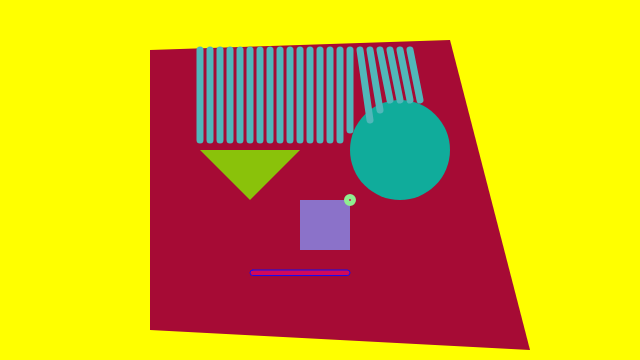
Frame 1 (no input)
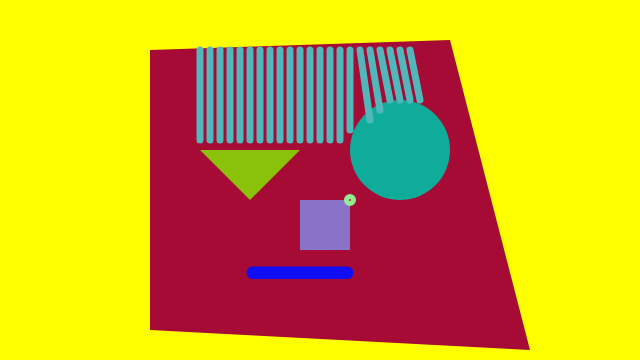
Frame 60 (no input)
Frame 120 (the mouse pressed at the canvas centre since frame 60): identical to frame 60, image omitted

The p5.js sketch that drew these frames (run headless with seeded random() and noise() and a simulated clock; from frame 60 on, the mouse is pressed at the canvas centre):

// p5.js sketch
// ── sketch.js
/* 
   self portrait v2
   by tonisha dass
*/

// global scope 
var x = 350; // character origin
var y = 200;

var eyeSize = 100;
var mouthSize= eyeSize;

var faceRed = 166;
var faceGreen = 11;
var faceBlue = 53;

var leftEyeX = 200; // statement
var rightEyeX = 400;

function setup() {
	createCanvas(640, 360);
}

function draw() {
	background ('yellow');


   //face
   noStroke();
   fill(faceRed,faceGreen,faceBlue); //red
   quad(x-200,y-150,x+100,y-160,x+180,y+150,x-200,y+130);
   

   //eyes
   fill(138,194,10); //green
   triangle(x-150,y-50, x-50,y-50, x-100,y,eyeSize); //left

   fill(16,172,155); //blue
   circle(x+50,y-50,eyeSize) //right

    //nose
    fill(139,114,201); //mauve
    square(x-50,y,50) 


    // mouth
    fill(208,9,90); //pink
    stroke(17,13,245); //purple
	rect(x-100, y+70, mouthSize, mouthSize / 18, mouthSize / 10);

    //hair
    stroke(81,183,186); //blue
    strokeWeight(7);
    line(x-150,y-150,x-150,y-60);
    line(x-140,y-150,x-140,y-60);
    line(x-130,y-150,x-130,y-60);
    line(x-120,y-150,x-120,y-60);
    line(x-110,y-150,x-110,y-60);
    line(x-100,y-150,x-100,y-60);
    line(x-90,y-150,x-90,y-60);
    line(x-80,y-150,x-80,y-60);
    line(x-70,y-150,x-70,y-60);
    line(x-60,y-150,x-60,y-60);
    line(x-50,y-150,x-50,y-60);
    line(x-40,y-150,x-40,y-60);
    line(x-30,y-150,x-30,y-60);
    line(x-20,y-150,x-20,y-60);
    line(x-10,y-150,x-10,y-60);
    line(x-0,y-150,x+0,y-70);
    line(x+10,y-150,x+20,y-80);
    line(x+20,y-150,x+30,y-90);
    line(x+30,y-150,x+40,y-100);
    line(x+40,y-150,x+50,y-100);
    line(x+50,y-150,x+60,y-100);
    line(x+60,y-150,x+70,y-100);

    // visualize origin
    stroke ("lightgreen");
    circle (x, y, 5);

     
}
